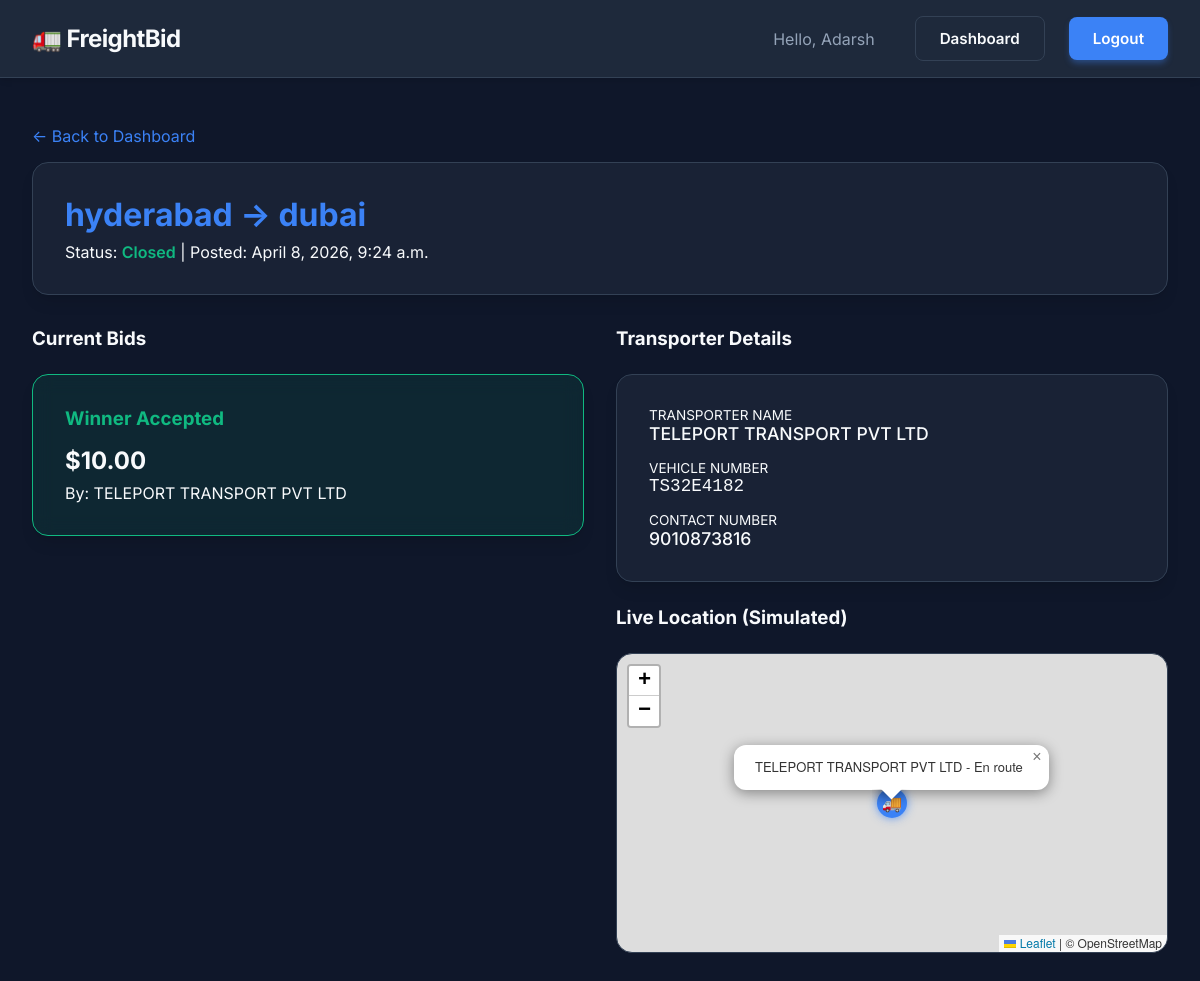
/requirement/3/ (signed in), run on the app's committed database.
### core/models.py (models this page shows, shortened)
class Requirement(models.Model):
    STATUS_CHOICES = (
        ('Open', 'Open'),
        ('Closed', 'Closed'),
    )
    customer = models.ForeignKey(User, on_delete=models.CASCADE, related_name='requirements')
    source_city = models.CharField(max_length=100)
    destination_city = models.CharField(max_length=100)
    status = models.CharField(max_length=20, choices=STATUS_CHOICES, default='Open')
    created_at = models.DateTimeField(auto_now_add=True)
    winning_bid = models.ForeignKey('Bid', null=True, blank=True, on_delete=models.SET_NULL, related_name='won_requirements')

class Bid(models.Model):
    requirement = models.ForeignKey(Requirement, on_delete=models.CASCADE, related_name='bids')
    transporter = models.ForeignKey(User, on_delete=models.CASCADE, related_name='placed_bids')
    amount = models.DecimalField(max_digits=10, decimal_places=2)
    created_at = models.DateTimeField(auto_now_add=True)

class TransporterProfile(models.Model):
    user = models.OneToOneField(User, on_delete=models.CASCADE, related_name='transporter_profile')
    transporter_name = models.CharField(max_length=255)
    vehicle_number = models.CharField(max_length=50)
    current_latitude = models.FloatField(default=0.0)
    current_longitude = models.FloatField(default=0.0)

class UserProfile(models.Model):
    USER_TYPE_CHOICES = (
        ('Customer', 'Customer'),
        ('Transporter', 'Transporter'),
    )
    user = models.OneToOneField(User, on_delete=models.CASCADE, related_name='profile')
    user_type = models.CharField(max_length=20, choices=USER_TYPE_CHOICES)
    contact_number = models.CharField(max_length=15, blank=True)

### core/views.py (the view, shortened to what this page needs)
# urls.py: path('requirement/<int:req_id>/', views.requirement_detail, name='requirement_detail'),
def requirement_detail(request, req_id):
    if not hasattr(request.user, 'profile') or request.user.profile.user_type != 'Customer':
        return redirect('home')
    requirement = get_object_or_404(Requirement, id=req_id, customer=request.user)
    bids = requirement.bids.all().order_by('amount')
    lowest_bid = bids.first() if bids.exists() else None
    return render(request, 'core/requirement_detail.html', {
        'requirement': requirement,
        'bids': bids,
        'lowest_bid': lowest_bid
    })

### templates/core/requirement_detail.html (shortened to what this page needs)
{% extends 'base.html' %}
{% block content %}
<link rel="stylesheet" href="https://unpkg.com/leaflet@1.9.4/dist/leaflet.css"
 />
<div class="mt-4">
    <a href="{% url 'customer_dashboard' %}" class="text-secondary"
        style="display: inline-block; margin-bottom: 1rem;">&larr; Back to Dashboard</a>
    <div class="glass-card" style="margin-bottom: 2rem;">
        <div style="display: flex; justify-content: space-between; align-items: flex-start;">
            <div>
                <h2 style="font-size: 2rem; margin-bottom: 0.5rem; color: var(--accent-primary);">
                    {{ requirement.source_city }} &rarr; {{ requirement.destination_city }}
                </h2>
                <div class="text-secondary">
                    Status: <span style="font-weight: 600; color: {% if requirement.status == 'Open' %}var(--text-primary){% else %}var(--success){% endif %};">{{ requirement.status }}</span> |
                    Posted: {{ requirement.created_at }}
                </div>
            </div>
        </div>
    </div>
    <div class="grid" style="grid-template-columns: 1fr 1fr; gap: 2rem;">
        <div>
            <h3 style="margin-bottom: 1.5rem;">Current Bids</h3>
            {% if requirement.status == 'Open' %}
            {% if bids %}
            <div style="margin-bottom: 1.5rem;">
                <span class="text-secondary">Lowest Bid:</span>
                <div class="glass-card"
                    style="border-color: var(--accent-primary); background: rgba(59, 130, 246, 0.1); margin-top: 0.5rem; display: flex; justify-content: space-between; align-items: center;">
                    <div>
                        <h4 style="font-size: 1.5rem; margin-bottom: 0.25rem;">${{ lowest_bid.amount }}</h4>
                        <div class="text-secondary" style="font-size: 0.9rem;">Transporter ID: {{ lowest_bid.transporter.username }}</div>
                    </div>
                    <form method="post">
                        {% csrf_token %}
                        <input type="hidden" name="accept_bid" value="{{ lowest_bid.id }}">
                        <button type="submit" class="btn btn-primary">Accept This Bid</button>
                    </form>
                </div>
            </div>
            <div style="display: flex; flex-direction: column; gap: 1rem;">
                {% for bid in bids %}
                {% if bid.id != lowest_bid.id %}
                <div class="glass-card"
                    style="padding: 1rem; display: flex; justify-content: space-between; align-items: center;">
                    <div>
                        <div style="font-weight: 600; font-size: 1.1rem;">${{ bid.amount }}</div>
                        <div class="text-secondary" style="font-size: 0.85rem;">{{ bid.transporter.username }}</div>
                    </div>
                    <form method="post">
                        {% csrf_token %}
                        <input type="hidden" name="accept_bid" value="{{ bid.id }}">
                        <button type="submit" class="btn btn-outline"
                            style="padding: 0.5rem 1rem; font-size: 0.85rem;">Accept</button>
                    </form>
                </div>
                {% endif %}
                {% endfor %}
            </div>
            {% else %}
            <div class="glass-card text-center text-secondary">
                Waiting for transporters to place bids...
            </div>
            {% endif %}
            {% else %}
            <div class="glass-card" style="background: rgba(16, 185, 129, 0.1); border-color: var(--success);">
                <h3 style="color: var(--success); margin-bottom: 1rem;">Winner Accepted</h3>
                <div style="font-size: 1.5rem; font-weight: 700; margin-bottom: 0.5rem;">
                    ${{ requirement.winning_bid.amount }}
                </div>
                <div>By: {% if requirement.winning_bid.transporter.transporter_profile.transporter_name %}{{ requirement.winning_bid.transporter.transporter_profile.transporter_name }}{% else %}{{ requirement.winning_bid.transporter.username }}{% endif %}</div>
            </div>
            {% endif %}
        </div>
        {% if requirement.status == 'Closed' and requirement.winning_bid %}
        <div>
            <h3 style="margin-bottom: 1.5rem;">Transporter Details</h3>
            <div class="glass-card" style="margin-bottom: 1.5rem;">
                <div style="margin-bottom: 1rem;">
                    <div class="text-secondary" style="font-size: 0.85rem; text-transform: uppercase;">Transporter Name</div>
                    <div style="font-size: 1.1rem; font-weight: 500;">{{ requirement.winning_bid.transporter.transporter_profile.transporter_name }}</div>
                </div>
                <div style="margin-bottom: 1rem;">
                    <div class="text-secondary" style="font-size: 0.85rem; text-transform: uppercase;">Vehicle Number</div>
                    <div style="font-size: 1.1rem; font-weight: 500; font-family: monospace;">{{ requirement.winning_bid.transporter.transporter_profile.vehicle_number }}</div>
                </div>
                <div>
                    <div class="text-secondary" style="font-size: 0.85rem; text-transform: uppercase;">Contact Number</div>
                    <div style="font-size: 1.1rem; font-weight: 500;">{{ requirement.winning_bid.transporter.profile.contact_number }}</div>
                </div>
            </div>
            <h3 style="margin-bottom: 1.5rem;">Live Location (Simulated)</h3>
            <div id="map"
                style="height: 300px; border-radius: 1rem; border: 1px solid var(--border-color); z-index: 1;"></div>
        </div>
        {% endif %}
    </div>
</div>
{% endblock %}

### templates/base.html (shortened to what this page needs)
{% load static %}
<!DOCTYPE html>
<html lang="en">
<head>
    <link rel="stylesheet" href="{% static 'css/index.css' %}">
</head>
<body>
    <nav class="navbar">
        <div class="nav-brand">
            <a href="/">🚛 FreightBid</a>
        </div>
        <div class="nav-links">
            {% if user.is_authenticated %}
                <span style="color: var(--text-secondary); margin-right: 1rem;">Hello, {{ user.username }}</span>
                <a href="/dashboard/" class="btn btn-outline">Dashboard</a>
                <form action="/logout/" method="post" style="display:inline;">
                    <button type="submit" class="btn btn-primary" style="font-size:0.95rem; cursor:pointer;">Logout</button>
                </form>
            {% else %}
                <a href="/login/" class="btn btn-outline">Login</a>
                <a href="/signup/" class="btn btn-primary">Register</a>
            {% endif %}
        </div>
    </nav>
    <main class="container">
        {% block content %}
        {% endblock %}
    </main>
</body>
</html>

### static/css/index.css (style rules this page uses)
:root { --bg-primary: #0F172A; --bg-secondary: #1E293B; --text-primary: #F8FAFC; --text-secondary: #94A3B8; --accent-primary: #3B82F6; --accent-hover: #2563EB; --success: #10B981; --border-color: #334155; --card-bg: rgba(30, 41, 59, 0.7); }
* { margin: 0; padding: 0; box-sizing: border-box; }
body { font-family: 'Inter', -apple-system, BlinkMacSystemFont, "Segoe UI", Roboto, Helvetica, Arial, sans-serif; background-color: var(--bg-primary); color: var(--text-primary); min-height: 100vh; display: flex; flex-direction: column; }
a { color: var(--accent-primary); text-decoration: none; transition: color 0.2s ease; }
.navbar { display: flex; justify-content: space-between; align-items: center; padding: 1rem 2rem; background-color: var(--bg-secondary); border-bottom: 1px solid var(--border-color); box-shadow: 0 4px 6px -1px rgba(0, 0, 0, 0.1); }
.nav-brand { font-size: 1.5rem; font-weight: 700; letter-spacing: -0.025em; color: var(--text-primary); }
.nav-links { display: flex; gap: 1.5rem; align-items: center; }
.container { max-width: 1200px; margin: 0 auto; padding: 2rem; width: 100%; }
.glass-card { background: var(--card-bg); backdrop-filter: blur(10px); border: 1px solid var(--border-color); border-radius: 1rem; padding: 2rem; box-shadow: 0 10px 15px -3px rgba(0, 0, 0, 0.1), 0 4px 6px -2px rgba(0, 0, 0, 0.05); transition: transform 0.2s ease; }
.btn { display: inline-flex; align-items: center; justify-content: center; padding: 0.75rem 1.5rem; font-weight: 600; border-radius: 0.5rem; cursor: pointer; transition: all 0.2s ease; border: none; font-family: inherit; font-size: 0.95rem; }
.btn-primary { background-color: var(--accent-primary); color: white; box-shadow: 0 4px 6px -1px rgba(59, 130, 246, 0.4); }
.btn-outline { background-color: transparent; border: 1px solid var(--border-color); color: var(--text-primary); }
.mt-4 { margin-top: 1rem; }
.grid { display: grid; gap: 1.5rem; }

### templates/base.html (style rules this page uses)
.nav-brand a { color: var(--text-primary); text-decoration: none; }

### data on the page
Requirement: source_city "hyderabad", destination_city "dubai", status "Closed", created_at "April 8, 2026, 9:24 a.m.", winning_bid.amount "10.00", winning_bid.transporter.transporter_profile.transporter_name "TELEPORT TRANSPORT PVT LTD", winning_bid.transporter.transporter_profile.vehicle_number "TS32E4182", winning_bid.transporter.profile.contact_number "9010873816"

### other printed values
{{ user.username }} "Adarsh"
